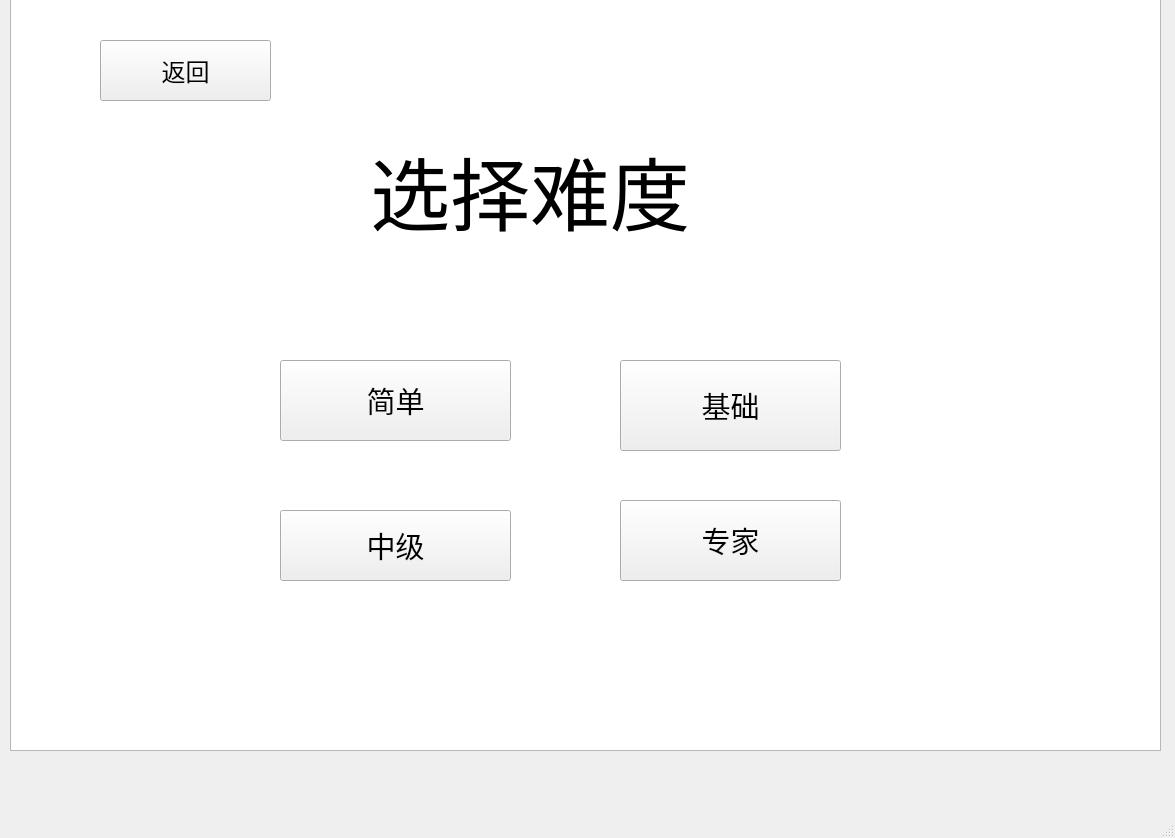
<?xml version="1.0" encoding="UTF-8"?>
<ui version="4.0">
 <class>MainWindow</class>
 <widget class="QMainWindow" name="MainWindow">
  <property name="geometry">
   <rect>
    <x>0</x>
    <y>0</y>
    <width>1175</width>
    <height>838</height>
   </rect>
  </property>
  <property name="windowTitle">
   <string>MainWindow</string>
  </property>
  <widget class="QWidget" name="centralwidget">
   <widget class="QListView" name="listView">
    <property name="geometry">
     <rect>
      <x>10</x>
      <y>-90</y>
      <width>1151</width>
      <height>841</height>
     </rect>
    </property>
   </widget>
   <widget class="QLabel" name="label">
    <property name="geometry">
     <rect>
      <x>370</x>
      <y>90</y>
      <width>501</width>
      <height>201</height>
     </rect>
    </property>
    <property name="font">
     <font>
      <family>Arial</family>
      <pointsize>60</pointsize>
     </font>
    </property>
    <property name="text">
     <string>选择难度</string>
    </property>
   </widget>
   <widget class="QPushButton" name="easy">
    <property name="geometry">
     <rect>
      <x>280</x>
      <y>360</y>
      <width>231</width>
      <height>81</height>
     </rect>
    </property>
    <property name="font">
     <font>
      <family>Arial</family>
      <pointsize>22</pointsize>
     </font>
    </property>
    <property name="text">
     <string>简单</string>
    </property>
   </widget>
   <widget class="QPushButton" name="simple">
    <property name="geometry">
     <rect>
      <x>620</x>
      <y>360</y>
      <width>221</width>
      <height>91</height>
     </rect>
    </property>
    <property name="font">
     <font>
      <family>Arial</family>
      <pointsize>22</pointsize>
     </font>
    </property>
    <property name="text">
     <string>基础</string>
    </property>
   </widget>
   <widget class="QPushButton" name="intermediate">
    <property name="geometry">
     <rect>
      <x>280</x>
      <y>510</y>
      <width>231</width>
      <height>71</height>
     </rect>
    </property>
    <property name="font">
     <font>
      <family>Arial</family>
      <pointsize>22</pointsize>
     </font>
    </property>
    <property name="text">
     <string>中级</string>
    </property>
   </widget>
   <widget class="QPushButton" name="expert">
    <property name="geometry">
     <rect>
      <x>620</x>
      <y>500</y>
      <width>221</width>
      <height>81</height>
     </rect>
    </property>
    <property name="font">
     <font>
      <family>Arial</family>
      <pointsize>22</pointsize>
     </font>
    </property>
    <property name="text">
     <string>专家</string>
    </property>
   </widget>
   <widget class="QPushButton" name="difficulty_back">
    <property name="geometry">
     <rect>
      <x>100</x>
      <y>40</y>
      <width>171</width>
      <height>61</height>
     </rect>
    </property>
    <property name="font">
     <font>
      <family>Arial</family>
      <pointsize>18</pointsize>
     </font>
    </property>
    <property name="text">
     <string>返回</string>
    </property>
   </widget>
  </widget>
  <widget class="QMenuBar" name="menubar">
   <property name="geometry">
    <rect>
     <x>0</x>
     <y>0</y>
     <width>1175</width>
     <height>26</height>
    </rect>
   </property>
  </widget>
  <widget class="QStatusBar" name="statusbar"/>
 </widget>
 <resources/>
 <connections/>
</ui>
